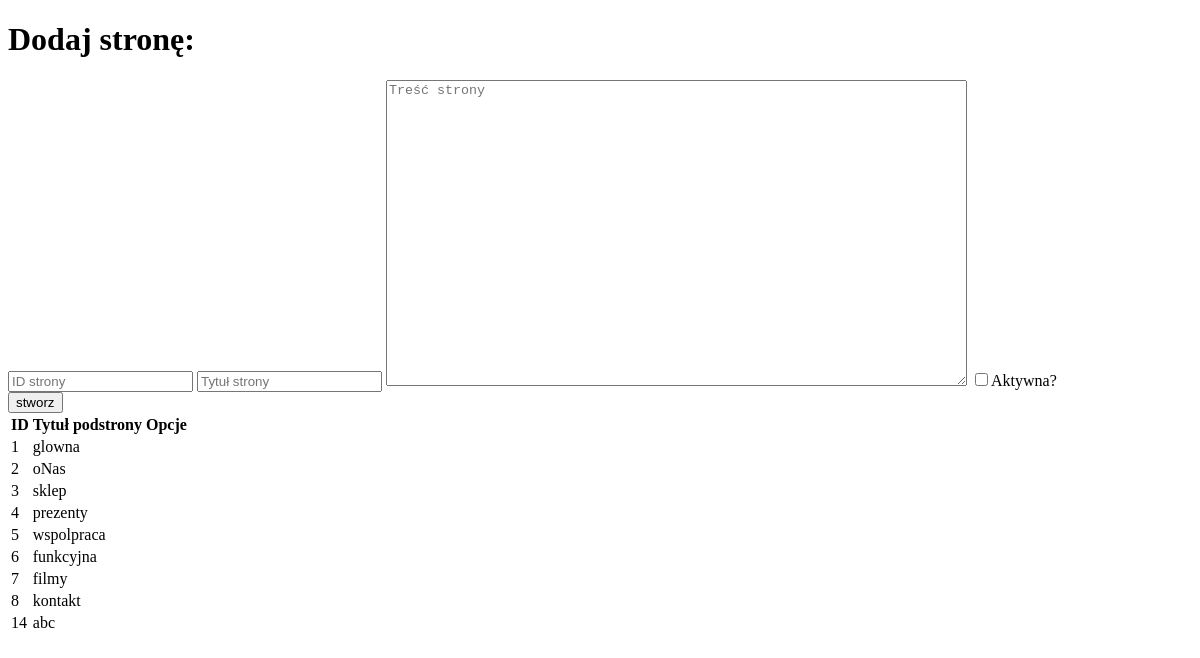
Page /php/create_page.php on the earlier database version.
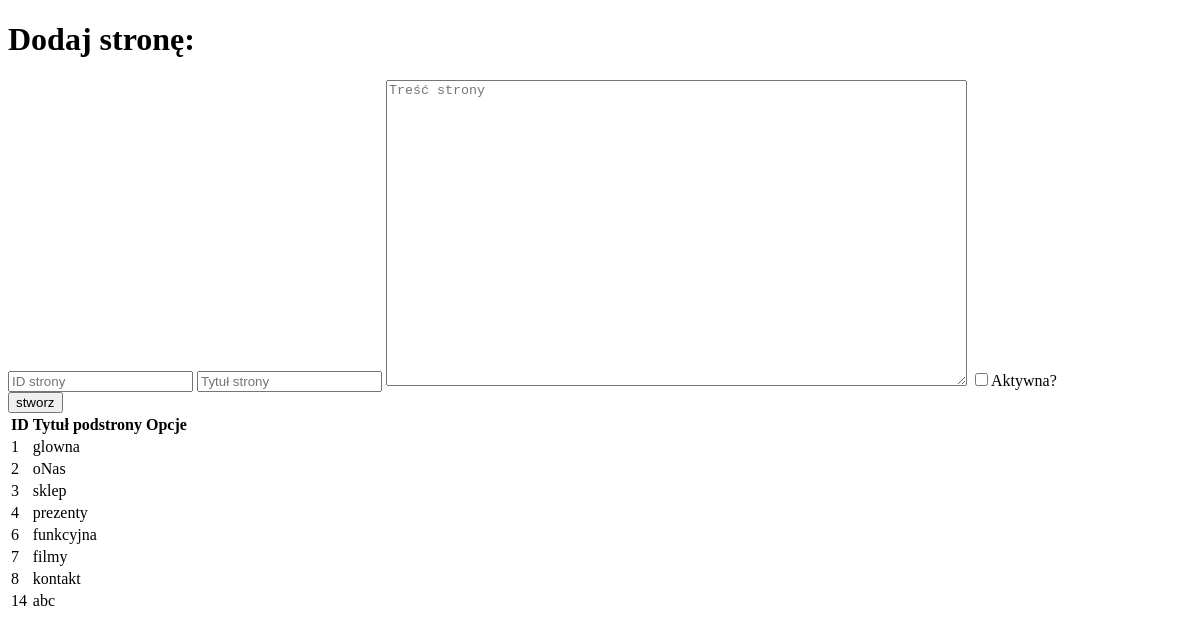
Same page on the later database version.
### tables this page shows
CREATE TABLE `page_list` (
  `id` int(11) NOT NULL,
  `page_title` varchar(255) NOT NULL,
  `page_content` text NOT NULL,
  `status` int(11) NOT NULL DEFAULT 1
);

### admin/admin.php (the view, shortened to what this page needs)
<?php
function ListaPodstron($link){
    $query = "SELECT * FROM page_list";
    $result = mysqli_query($link, $query);
    echo '<table>';
    echo '<tr>';
    echo '<th>ID</th>';
    echo '<th>Tytuł podstrony</th>';
    echo '<th>Opcje</th>';
    echo '</tr>';
    while($row = mysqli_fetch_array($result)){
        echo '<tr>';
        echo '<td>'.$row['id'].'</td>';
        echo '<td>'.$row['page_title'].'</td>';
        echo '</tr>';
    }
    echo '</table>';
}
function StworzPodstrone(){
    $wynik = '
        <div class="createForm">
        <form action="'.$_SERVER['REQUEST_URI'].'" method="POST">
            <h1>Dodaj stronę: </h1>
                <input type="number" name="p_id" placeholder="ID strony">
                <input type="text" name="page_title" placeholder="Tytuł strony">
                <textarea name="page_content" rows="20" cols="70 "placeholder="Treść strony"></textarea>
                <label><input type="checkbox" name="p_status" class="checkbox">Aktywna?</label>
                <div>
                    <div><input type="submit" value="stworz" class="create" name="btn-create"></div>
                </div>
            </form>
        </div>
        ';
    return $wynik;
}

Differences in the rows shown:
removed page_list: id "5", page_title "wspolpraca"
